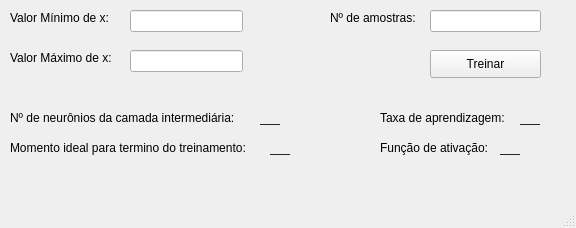
<?xml version="1.0" encoding="UTF-8"?>
<ui version="4.0">
 <class>MainWindow</class>
 <widget class="QMainWindow" name="MainWindow">
  <property name="geometry">
   <rect>
    <x>0</x>
    <y>0</y>
    <width>576</width>
    <height>228</height>
   </rect>
  </property>
  <property name="windowTitle">
   <string>MainWindow</string>
  </property>
  <widget class="QWidget" name="centralwidget">
   <widget class="QLineEdit" name="lineMin">
    <property name="geometry">
     <rect>
      <x>130</x>
      <y>10</y>
      <width>113</width>
      <height>22</height>
     </rect>
    </property>
   </widget>
   <widget class="QLineEdit" name="lineMax">
    <property name="geometry">
     <rect>
      <x>130</x>
      <y>50</y>
      <width>113</width>
      <height>22</height>
     </rect>
    </property>
   </widget>
   <widget class="QLabel" name="label">
    <property name="geometry">
     <rect>
      <x>10</x>
      <y>10</y>
      <width>111</width>
      <height>16</height>
     </rect>
    </property>
    <property name="text">
     <string>Valor Mínimo de x:</string>
    </property>
   </widget>
   <widget class="QLabel" name="label_2">
    <property name="geometry">
     <rect>
      <x>10</x>
      <y>50</y>
      <width>111</width>
      <height>16</height>
     </rect>
    </property>
    <property name="text">
     <string>Valor Máximo de x:</string>
    </property>
   </widget>
   <widget class="QLabel" name="label_3">
    <property name="geometry">
     <rect>
      <x>330</x>
      <y>10</y>
      <width>101</width>
      <height>16</height>
     </rect>
    </property>
    <property name="text">
     <string>Nº de amostras:</string>
    </property>
   </widget>
   <widget class="QLineEdit" name="lineAmostras">
    <property name="geometry">
     <rect>
      <x>430</x>
      <y>10</y>
      <width>111</width>
      <height>22</height>
     </rect>
    </property>
   </widget>
   <widget class="QPushButton" name="pushButton">
    <property name="geometry">
     <rect>
      <x>430</x>
      <y>50</y>
      <width>111</width>
      <height>28</height>
     </rect>
    </property>
    <property name="text">
     <string>Treinar</string>
    </property>
   </widget>
   <widget class="QLabel" name="label_4">
    <property name="geometry">
     <rect>
      <x>10</x>
      <y>110</y>
      <width>251</width>
      <height>16</height>
     </rect>
    </property>
    <property name="text">
     <string>Nº de neurônios da camada intermediária:</string>
    </property>
   </widget>
   <widget class="QLabel" name="label_neuronios">
    <property name="geometry">
     <rect>
      <x>260</x>
      <y>110</y>
      <width>55</width>
      <height>16</height>
     </rect>
    </property>
    <property name="text">
     <string>___</string>
    </property>
   </widget>
   <widget class="QLabel" name="label_5">
    <property name="geometry">
     <rect>
      <x>380</x>
      <y>110</y>
      <width>141</width>
      <height>16</height>
     </rect>
    </property>
    <property name="text">
     <string>Taxa de aprendizagem:</string>
    </property>
   </widget>
   <widget class="QLabel" name="label_aprendizagem">
    <property name="geometry">
     <rect>
      <x>520</x>
      <y>110</y>
      <width>55</width>
      <height>16</height>
     </rect>
    </property>
    <property name="text">
     <string>___</string>
    </property>
   </widget>
   <widget class="QLabel" name="label_6">
    <property name="geometry">
     <rect>
      <x>380</x>
      <y>140</y>
      <width>121</width>
      <height>16</height>
     </rect>
    </property>
    <property name="text">
     <string>Função de ativação:</string>
    </property>
   </widget>
   <widget class="QLabel" name="label_funcao">
    <property name="geometry">
     <rect>
      <x>500</x>
      <y>140</y>
      <width>55</width>
      <height>16</height>
     </rect>
    </property>
    <property name="text">
     <string>___</string>
    </property>
   </widget>
   <widget class="QLabel" name="label_7">
    <property name="geometry">
     <rect>
      <x>10</x>
      <y>140</y>
      <width>261</width>
      <height>16</height>
     </rect>
    </property>
    <property name="text">
     <string>Momento ideal para termino do treinamento:</string>
    </property>
   </widget>
   <widget class="QLabel" name="label_momento">
    <property name="geometry">
     <rect>
      <x>270</x>
      <y>140</y>
      <width>55</width>
      <height>16</height>
     </rect>
    </property>
    <property name="text">
     <string>___</string>
    </property>
   </widget>
  </widget>
  <widget class="QMenuBar" name="menubar">
   <property name="geometry">
    <rect>
     <x>0</x>
     <y>0</y>
     <width>576</width>
     <height>26</height>
    </rect>
   </property>
  </widget>
  <widget class="QStatusBar" name="statusbar"/>
 </widget>
 <resources/>
 <connections/>
</ui>
